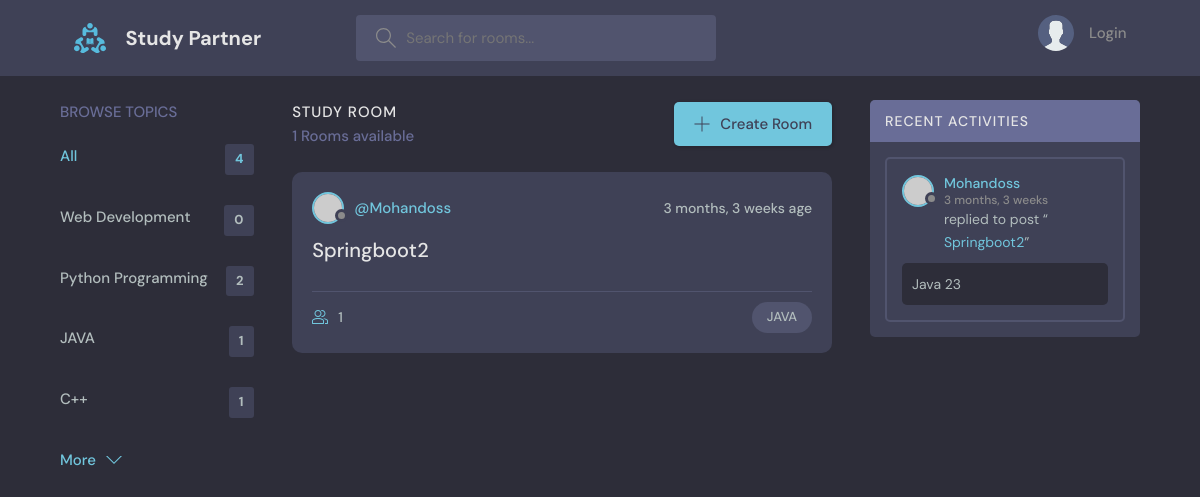
Page /home/?q=JAVA on the earlier database version.
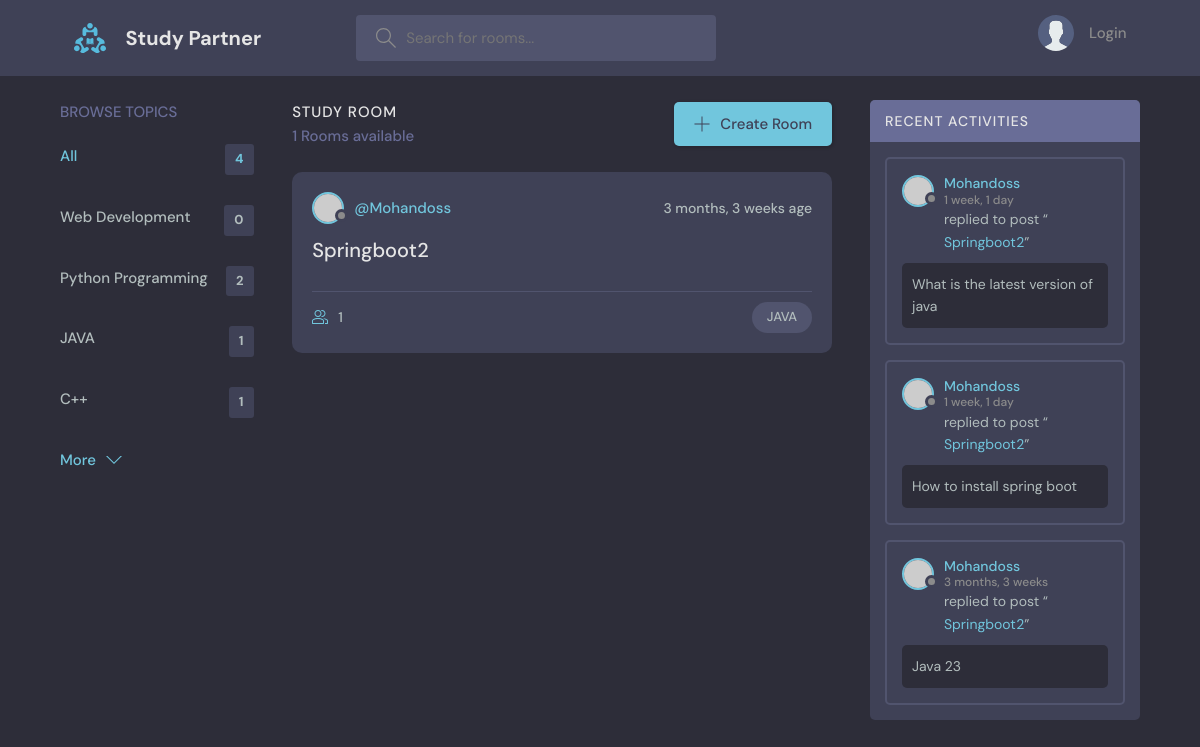
Same page on the later database version.
### base/models.py (models this page shows, shortened)
class Topic(models.Model):
  name=models.CharField(max_length=200)

class Room(models.Model):
  host = models.ForeignKey(User,on_delete=models.SET_NULL,null=True)
  topic = models.ForeignKey(Topic,on_delete=models.SET_NULL,null=True)
  name = models.CharField(max_length=200)
  description = models.TextField(null=True,blank=True)
  participants = models.ManyToManyField(User,related_name='participants',blank=True)
  updated = models.DateTimeField(auto_now=True)
  created = models.DateTimeField(auto_now_add=True)
  class Meta:
    ordering = ['-updated','-created']
  def __str__(self):
    return str(self.name)

class Message(models.Model):
  user = models.ForeignKey(User,on_delete=models.CASCADE)
  room = models.ForeignKey(Room,on_delete=models.CASCADE)
  body = models.TextField()
  updated = models.DateTimeField(auto_now=True)
  created = models.DateTimeField(auto_now_add=True)
  class Meta:
    ordering = ['-updated','-created']

### base/views.py (the view)
# urls.py: path('',views.home,name="home"),
def home(request):
  q = request.GET.get('q') if request.GET.get('q') != None else ' '
  rooms = Room.objects.filter(
    Q(topic__name__icontains=q) |
    Q(name__icontains=q)|
    Q(description__icontains=q)
  )
  topics=Topic.objects.all()[0:5]
  room_count=rooms.count()
  room_messages = Message.objects.filter(Q(room__topic__name__icontains=q))
  room_messages=room_messages[0:4]
  context={'rooms':rooms,'topics':topics,'room_count':room_count,'room_messages':room_messages}
  return render(request,'base/home.html',context)

### base/templates/base/home.html (shortened to what this page needs)
{% extends "main.html" %}
{% block content %}
    <main class="layout layout--3">
      <div class="container">
        {% include "base/topic_component.html" %}
        <div class="roomList">
          <div class="roomList__header">
            <div>
              <h2>Study Room</h2>
              <p>{{rooms.count}} Rooms available</p>
            </div>
            <a class="btn btn--main" href="{% url 'create-room' %}">
              <svg version="1.1" xmlns="http://www.w3.org/2000/svg" width="32" height="32" viewBox="0 0 32 32">
                <title>add</title>
                <path
                  d="M16.943 0.943h-1.885v14.115h-14.115v1.885h14.115v14.115h1.885v-14.115h14.115v-1.885h-14.115v-14.115z"
                ></path>
              </svg>
              Create Room
            </a>
          </div>
          {% include "base/feed_component.html" %}
        </div>
          {% include "base/activity_component.html" %}
      </div>
    </main>
    {% endblock content %}

### base/templates/base/topic_component.html
<div class="topics">
  <div class="topics__header">
    <h2>Browse Topics</h2>
  </div>
  <ul class="topics__list">
    <li>
      <a href="{% url 'home' %}" class="active">All <span>{{topics.count}}</span></a>
    </li>
      {% for topic in topics  %}
      <li>
        <a href="{% url 'home' %}?q={{topic.name}}">{{topic.name}} <span>{{topic.room_set.all.count}}</span></a>
      </li>
      {% endfor %}
  </ul>
  <a class="btn btn--link" href="{% url 'topics' %}">
    More
    <svg version="1.1" xmlns="http://www.w3.org/2000/svg" width="32" height="32" viewBox="0 0 32 32">
      <title>chevron-down</title>
      <path d="M16 21l-13-13h-3l16 16 16-16h-3l-13 13z"></path>
    </svg>
  </a>
</div>

### base/templates/base/feed_component.html (shortened to what this page needs)
{% for room in rooms %}
<div class="roomListRoom">
  <div class="roomListRoom__header">
    <a href="{% url 'user-profile' room.host.id %}" class="roomListRoom__author">
      <div class="avatar avatar--small">
        <img src="https://randomuser.me/api/portraits/men/7.jpg" />
      </div>
      <span>@{{room.host.username}}</span>
    </a>
    <div class="roomListRoom__actions">
      <span>{{room.created|timesince}} age</span>
    </div>
  </div>
  <div class="roomListRoom__content">
    <a href="{% url 'room' room.id %}">{{room.name}}</a>
  </div>
  <div class="roomListRoom__meta">
    <a href="{% url 'room' room.id%}" class="roomListRoom__joined">
      {{room.participants.all.count}}
    </a>
    <p class="roomListRoom__topic">{{room.topic.name}}</p>
  </div>
</div>
{% endfor%}

### base/templates/base/activity_component.html (shortened to what this page needs)
<div class="activities">
  <div class="activities__header">
    <h2>Recent Activities</h2>
  </div>
  {% for message in room_messages  %}
  <div class="activities__box">
    <div class="activities__boxHeader roomListRoom__header">
      <a href="{% url 'user-profile' message.user.id %}" class="roomListRoom__author">
        <div class="avatar avatar--small">
          <img src="https://randomuser.me/api/portraits/women/11.jpg" />
        </div>
        <p>
          {{message.user}}
          <span>{{message.created|timesince}}</span>
        </p>
      </a>
    </div>
    <div class="activities__boxContent">
      <p>replied to post “<a href="{% url 'room' message.room.id %}">{{message.room}}</a>”</p>
      <div class="activities__boxRoomContent">
        {{message.body}}
      </div>
    </div>
  </div>
  {% endfor %}
</div>

Differences in the rows shown:
added Message: user "Mohandoss", created "1 week, 1 day", room "Springboot2", body "What is the latest version of java"
added Message: user "Mohandoss", created "1 week, 1 day", room "Springboot2", body "How to install spring boot"
